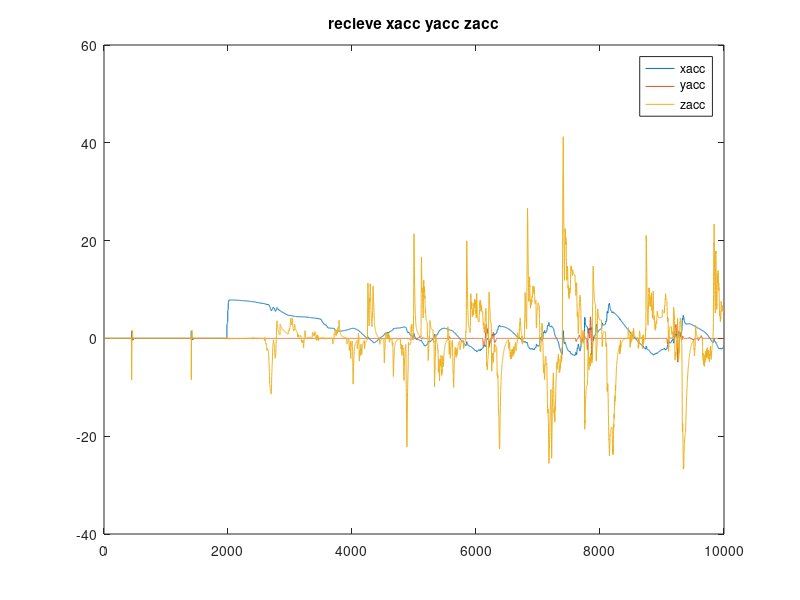
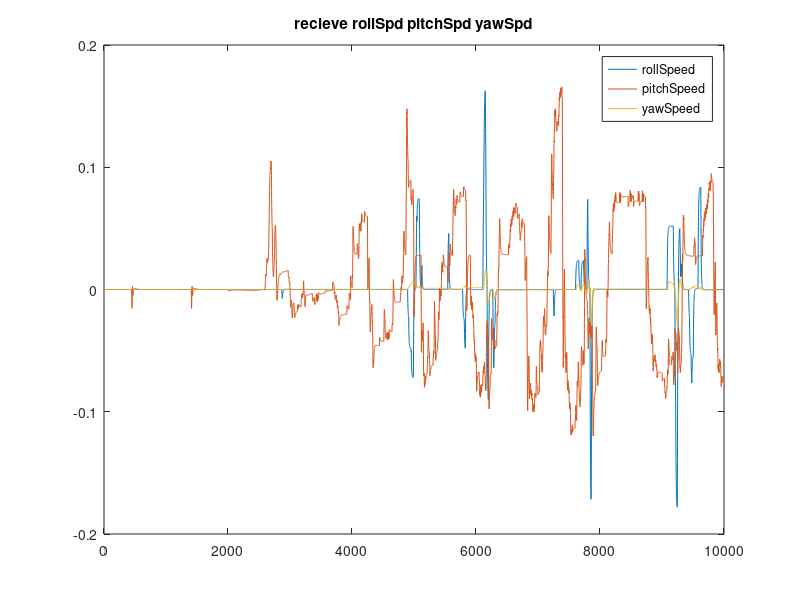
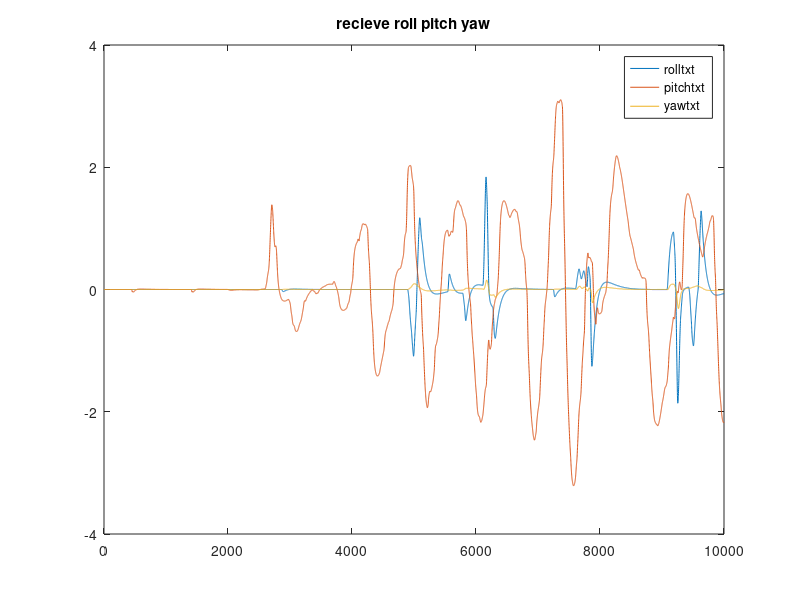

Reproduce these figures in MATLAB, in order. (Note: this script raises an error after producing the figures.)
function washoutfilter
close all;
clc;
global dT fs count  hpfAccWn lpfAccWn hpfAngleSpdWn inputs outputs
global IS_USE_TRANS_MATRIX IS_ADD_COOR_TURN_GAIN
global roll_scale pitch_scale yaw_scale x_scale y_scale z_scale
dT = 0.047;
fs = 1 / dT;
count = 10000;
IS_USE_TRANS_MATRIX = 1;
IS_ADD_COOR_TURN_GAIN = 1;
hpfAccWn = 1.0;
lpfAccWn = 0.5;
hpfAngleSpdWn = 0.1;
inputs = zeros(12, 3);
outputs = zeros(12, 3);
roll = zeros(count, 1);    % deg
pitch = zeros(count, 1);   % deg
yaw = zeros(count, 1);     % deg
x = zeros(count, 1);       % mm
y = zeros(count, 1);       % mm
z = zeros(count, 1);       % mm
rollfilter = zeros(count, 1);    % deg
pitchfilter = zeros(count, 1);   % deg
yawfilter = zeros(count, 1);     % deg
xfilter = zeros(count, 1);       % mm
yfilter = zeros(count, 1);       % mm
zfilter = zeros(count, 1);       % mm

rollScale = 1.0;
yawScale = 2.0;
pitchScale = 1.0;
rollFilterLevel = 4;
yawFilterLevel = 4;
pitchFilterLevel = 4;
xScale = 0.1;
yScale = 0.1;
zScale = 0.1;
xFilterLevel = 8;
yFilterLevel = 8;
zFilterLevel = 8;

xMAFilters.DataHistory = zeros(1, xFilterLevel);
xMAFilters.Scale = xScale;
xMAFilters.FilterLevel = xFilterLevel;
xMAFilters.DataTotal = 0;
xMAFilters.Rear = 1;

yMAFilters.DataHistory = zeros(1, yFilterLevel);
yMAFilters.Scale = yScale;
yMAFilters.FilterLevel = yFilterLevel;
yMAFilters.DataTotal = 0;
yMAFilters.Rear = 1;

zMAFilters.DataHistory = zeros(1, zFilterLevel);
zMAFilters.Scale = zScale;
zMAFilters.FilterLevel = zFilterLevel;
zMAFilters.DataTotal = 0;
zMAFilters.Rear = 1;

zMAFilters.DataHistory = zeros(1, zFilterLevel);
zMAFilters.Scale = zScale;
zMAFilters.FilterLevel = zFilterLevel;
zMAFilters.DataTotal = 0;
zMAFilters.Rear = 1;

rollMAFilters.DataHistory = zeros(1, rollFilterLevel);
rollMAFilters.Scale = rollScale;
rollMAFilters.FilterLevel = rollFilterLevel;
rollMAFilters.DataTotal = 0;
rollMAFilters.Rear = 1;

pitchMAFilters.DataHistory = zeros(1, pitchFilterLevel);
pitchMAFilters.Scale = pitchScale;
pitchMAFilters.FilterLevel = pitchFilterLevel;
pitchMAFilters.DataTotal = 0;
pitchMAFilters.Rear = 1;

yawMAFilters.DataHistory = zeros(1, yawFilterLevel);
yawMAFilters.Scale = yawScale;
yawMAFilters.FilterLevel = yawFilterLevel;
yawMAFilters.DataTotal = 0;
yawMAFilters.Rear = 1;

roll_scale = 4.0;
pitch_scale = 4.0;
yaw_scale = 2.0;
x_scale = 2.0;
y_scale = 2.0; 
z_scale = 2.0;
[xacc, yacc, zacc, rollSpeed, pitchSpeed, yawSpeed, rolltxt, pitchtxt, yawtxt, planeType] = readtxt();
plotAllRecieveData(xacc, yacc, zacc, rollSpeed, pitchSpeed, yawSpeed, rolltxt, pitchtxt, yawtxt, planeType);

global accHighPassFilters_nums accHighPassFilters_dens accIntZtrans_nums accIntZtrans_dens
global accLowPassFilter_nums accLowPassFilter_dens angleHpfAndInt_nums angleHpfAndInt_dens
[accHighPassFilters_nums, accHighPassFilters_dens] = build_accHighPassFilters();
[accIntZtrans_nums, accIntZtrans_dens] = build_accIntZtrans();
[accLowPassFilter_nums, accLowPassFilter_dens] = build_accLowPassFilter();
[angleHpfAndInt_nums, angleHpfAndInt_dens] = build_angleHpfAndInt();

for i = 1 : count
    i
    [x(i + 1), y(i + 1), z(i + 1), roll(i + 1), pitch(i + 1), yaw(i + 1)] = ...
        washoutfilterdo(x(i), y(i), z(i), roll(i), pitch(i), yaw(i), ...
        xacc(i), yacc(i), zacc(i), rollSpeed(i), pitchSpeed(i), rollSpeed(i));
    xfilter(i + 1) = MAFilterDo(x(i + 1), xMAFilters);
    yfilter(i + 1) = MAFilterDo(y(i + 1), yMAFilters);
    zfilter(i + 1) = MAFilterDo(z(i + 1), zMAFilters);
    rollfilter(i + 1) = MAFilterDo(roll(i + 1), rollMAFilters);
    pitchfilter(i + 1) = MAFilterDo(pitch(i + 1), pitchMAFilters);
    yawfilter(i + 1) = MAFilterDo(yaw(i + 1), yawMAFilters);

end

figure;
plot(pitchSpeed(1:count) * 20);
hold on;
plot(pitch * pitch_scale);
hold on;
plot(pitchtxt(1:count));
title('pitch')
legend('pitchSpeed','pitchout', 'pitch')

figure;
plot(rollSpeed(1:count) * 20);
hold on;
plot(roll * roll_scale);
hold on;
plot(rolltxt(1:count));
title('roll')
legend('rollSpeed','rollout', 'roll');

figure;
plot(roll);
hold on;
plot(rollfilter);
hold on;
title('rollfilter')
legend('roll','rollfilter');

figure;
plot(pitch);
hold on;
plot(pitchfilter);
hold on;
title('pitchfilter')
legend('pitch','pitchfilter');

figure;
hold on;
plot(xacc(1:count));
hold on;
plot(x(1:count));
title('x');
legend('xacc','x');

figure;
hold on;
plot(yacc(1:count));
hold on;
plot(y(1:count));
title('y');
legend('yacc','y');

figure;
hold on;
plot(zacc(1:count));
hold on;
plot(z(1:count));
title('z');
legend('zacc','z');

function [x_r, y_r, z_r, roll_r, pitch_r, yaw_r] = washoutfilterdo(x, y, z, roll, pitch, yaw, xacc, yacc, zacc, rollSpeed, pitchSpeed, yawSpeed)
global IS_USE_TRANS_MATRIX IS_ADD_COOR_TURN_GAIN
global accHighPassFilters_nums accHighPassFilters_dens accIntZtrans_nums accIntZtrans_dens
global accLowPassFilter_nums accLowPassFilter_dens angleHpfAndInt_nums angleHpfAndInt_dens
acc_scale = 0.01;
angleSpd_scale = 10.0;
coor_turn_gain = 1.0;
rollrad = deg2rad(roll);
pitchrad = deg2rad(pitch);
yawrad = deg2rad(yaw);
TsMatrix = buildTsMatrix(rollrad, pitchrad, yawrad);
LsMatrix = buildLsMatrix(rollrad, pitchrad, yawrad);
fAA = [xacc * acc_scale; yacc * acc_scale; zacc * acc_scale];
wAA = [rollSpeed * angleSpd_scale; pitchSpeed * angleSpd_scale; yawSpeed * angleSpd_scale];
poses = [0; 0; 0];
f2 = [0; 0; 0];
flow = [0; 0; 0];
beta2 = [0; 0; 0];
betahigh = [0; 0; 0];
betalow = [0; 0; 0];
ahigh = [0; 0; 0];
betaS = [0; 0; 0];
if IS_USE_TRANS_MATRIX == 1
    %MatrixMultiplyVector(LsMatrix, fAA, f2);  
    f2 = LsMatrix * fAA;
	%MatrixMultiplyVector(TsMatrix, wAA, beta2);
    beta2 = TsMatrix * wAA;
else
    f2 = fAA;
    beta2 = wAA;
end
a2 = f2;
ACC_NUM = 3;
filtersindex = 1;
for i = 1 : ACC_NUM
    ahigh(i) = filtersdo(a2(i),accHighPassFilters_nums, accHighPassFilters_dens ,filtersindex); filtersindex = filtersindex + 1;
    poses(i) = filtersdo(ahigh(i),accIntZtrans_nums, accIntZtrans_dens ,filtersindex) * 1000.0; filtersindex = filtersindex + 1;
    flow(i) = filtersdo(fAA(i),accLowPassFilter_nums, accLowPassFilter_dens ,filtersindex); filtersindex = filtersindex + 1;
    betalow(i) = rad2deg(flow(i) * coor_turn_gain);
    if IS_ADD_COOR_TURN_GAIN == 1
		betaS(i) = betalow(i) + filtersdo(beta2(i),angleHpfAndInt_nums, angleHpfAndInt_dens, filtersindex); filtersindex = filtersindex + 1;
    else
        betaS(i) = filtersdo(beta2(i), angleHpfAndInt_nums, angleHpfAndInt_dens, filtersindex); filtersindex = filtersindex + 1;
    end
end
x_r = poses(1);
y_r = poses(2);
z_r = poses(3);
roll_r = betaS(1);
pitch_r = betaS(2);
yaw_r = betaS(3);

function [xacc, yacc, zacc, rollSpd, pitchSpd, yawSpd, roll, pitch, yaw, planeType] = readtxt()
% data = load('illusiondata.txt');
% data = load('errordata.txt');
data = load('illusiondata0331.txt');
xacc = data(1:end, 1);
yacc = data(1:end, 2);
zacc = data(1:end, 3);
rollSpd = data(1:end, 4);
pitchSpd = data(1:end, 5);
yawSpd = data(1:end, 6);
roll = data(1:end, 7);
pitch = data(1:end, 8);
yaw = data(1:end, 9);
planeType = zeros(0, length(xacc)); 
% planeType = data(1:end, 10);

function TsMatrix = buildTsMatrix(roll, pitch, yaw)

y = yaw;    %psi
a = roll;   %theta
b = pitch;  %phi
TsMatrix = zeros(3, 3);
TsMatrix(1, 1) = 1;
TsMatrix(1, 2) = sin(b) * tan(a);
TsMatrix(1, 3) = cos(b) * tan(a);

TsMatrix(2, 1) = 0;
TsMatrix(2, 2) = cos(b);
TsMatrix(2, 3) = -sin(b);

TsMatrix(3, 1) = 0;
TsMatrix(3, 2) = sin(b) * 1.0 / cos(a);
TsMatrix(3, 3) = cos(b) * 1.0 / cos(a);

function LsMatrix = buildLsMatrix(roll, pitch, yaw)

y = yaw;    %psi
a = roll;   %theta
b = pitch;  %phi
LsMatrix = zeros(3, 3);
LsMatrix(1, 1) = cos(a) * cos(y);
LsMatrix(1, 2) = sin(b) * cos(a) * cos(y) - cos(b) * sin(y);
LsMatrix(1, 3) = cos(b) * sin(a) * cos(y) + sin(b) * sin(y);

LsMatrix(2, 1) = cos(a) * sin(y);	
LsMatrix(2, 2) = sin(b) * sin(a) * sin(y) + cos(b) * cos(y);
LsMatrix(2, 3) = cos(b) * sin(a) * sin(y) - sin(b) * cos(y);

LsMatrix(3, 1) = -sin(a);
LsMatrix(3, 2) = sin(b) * cos(a);
LsMatrix(3, 3) = cos(b) * cos(a);

function [numsd, densd] = build_accHighPassFilters()
global fs hpfAccWn
nums = zeros(1, 3);
dens = zeros(1, 3);
nums(1) = 1; nums(2) = 0; nums(3) = 0;
dens(1) = 1; dens(2) = 2 * 1 * hpfAccWn; dens(3) = hpfAccWn * hpfAccWn;
[numsd, densd] = bilinear(nums, dens, fs);

function [numsd, densd] = build_accIntZtrans()
global fs hpfAccWn
nums = zeros(1, 3);
dens = zeros(1, 3);
nums(1) = 0; nums(2) = 0; nums(3) = 1;
dens(1) = 1; dens(2) = hpfAccWn; dens(3) = 0;
[numsd, densd] = bilinear(nums, dens, fs);

function [numsd, densd] = build_accLowPassFilter()
global fs lpfAccWn
nums = zeros(1, 3);
dens = zeros(1, 3);
nums(1) = 0; nums(2) = 0; nums(3) = lpfAccWn * lpfAccWn;
dens(1) = 1; dens(2) = 2 * 1 * lpfAccWn; dens(3) = lpfAccWn * lpfAccWn;
[numsd, densd] = bilinear(nums, dens, fs);

function [numsd, densd] = build_angleHpfAndInt()
global fs hpfAngleSpdWn
nums = zeros(1, 3);
dens = zeros(1, 3);
nums(1) = 0; nums(2) = 1; nums(3) = 0;
dens(1) = 1; dens(2) = 2 * 1 * hpfAngleSpdWn; dens(3) = hpfAngleSpdWn * hpfAngleSpdWn;
[numsd, densd] = bilinear(nums, dens, fs);

function out = filtersdo(now, inner_nums, inner_dens, filtersindex)
global inputs outputs
out = 0;

input = inputs(filtersindex, 1:end);
output = outputs(filtersindex, 1:end);

input = circshift(input',1)';
input(1) = now;
inputs(filtersindex, 1:end) = input;

for i = 1:2
    out = out - inner_dens(i + 1) * output(i);
end
for i = 1:3
    out = out + inner_nums(i) * input(i);
end

output = circshift(output',1)';
output(1) = out;
outputs(filtersindex, 1:end) = output;

function plotAllRecieveData(xacc, yacc, zacc, rollSpeed, pitchSpeed, yawSpeed, rolltxt, pitchtxt, yawtxt, planeType)
global count
figure;
plot(xacc(1:count));
hold on;
plot(yacc(1:count));
hold on;
plot(zacc(1:count));
hold on;
%plot(pitchtxt(1:count));
title('recieve xacc yacc zacc');
legend('xacc','yacc','zacc', 'pitchtxt');

figure;
plot(rollSpeed(1:count));
hold on;
plot(pitchSpeed(1:count));
hold on;
plot(yawSpeed(1:count));
hold on;
%plot(pitchtxt(1:count));
title('recieve rollSpd pitchSpd yawSpd');
legend('rollSpeed','pitchSpeed','yawSpeed', 'pitchtxt')

figure;
plot(rolltxt(1:count));
hold on;
plot(pitchtxt(1:count));
hold on;
plot(yawtxt(1:count));
title('recieve roll pitch yaw');
legend('rolltxt','pitchtxt','yawtxt');

figure;
plot(planeType(1:count));
title('palneType');

function out = MAFilterDo(in, filters)
filters.DataHistory(filters.Rear) = in;
filters.Rear = filters.Rear + 1;
if(filters.Rear > filters.FilterLevel) 
    filters.Rear = 1;
end
out = sum(filters.DataHistory) / filters.FilterLevel * filters.Scale;
